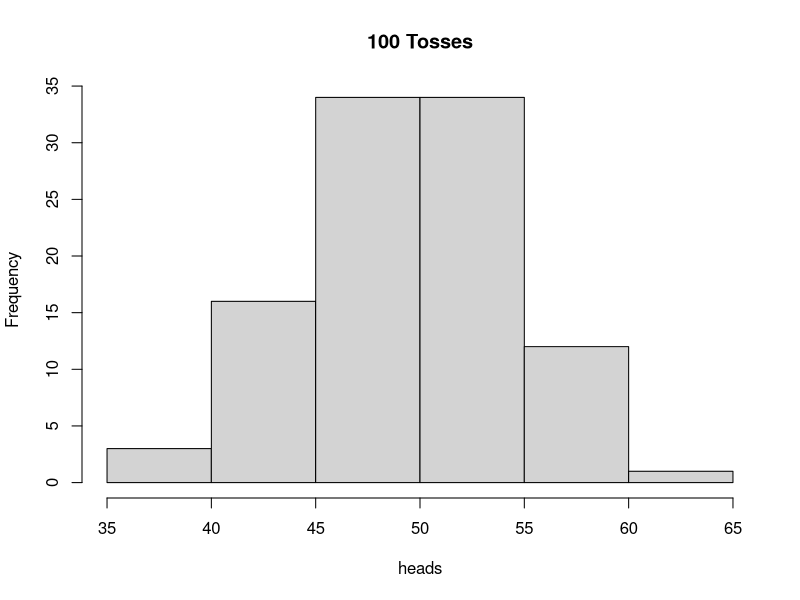
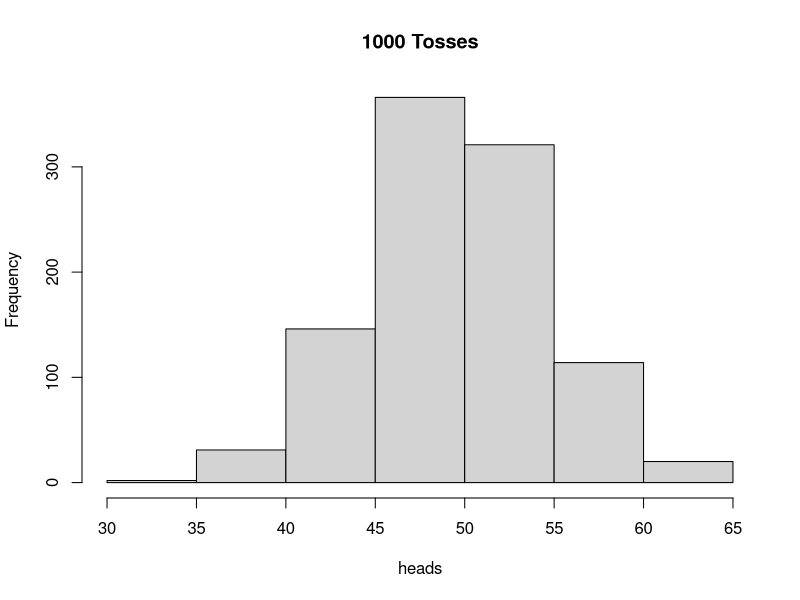
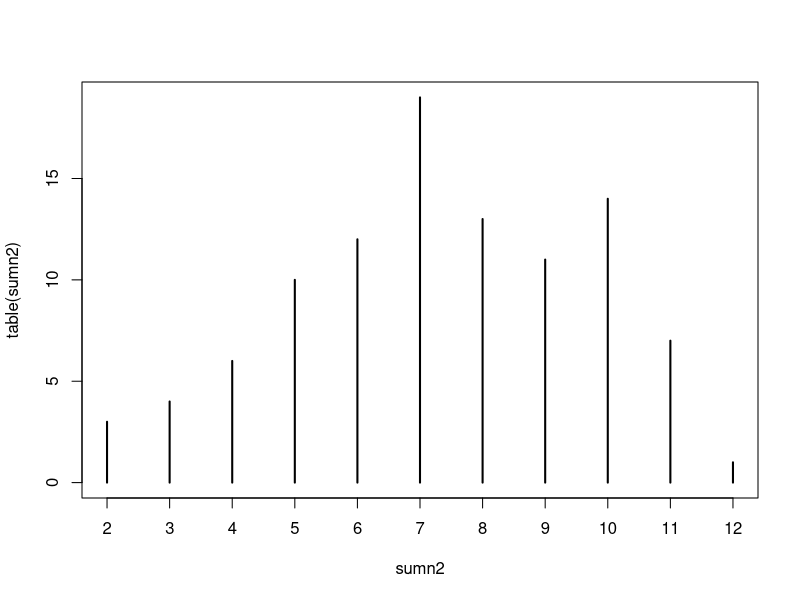
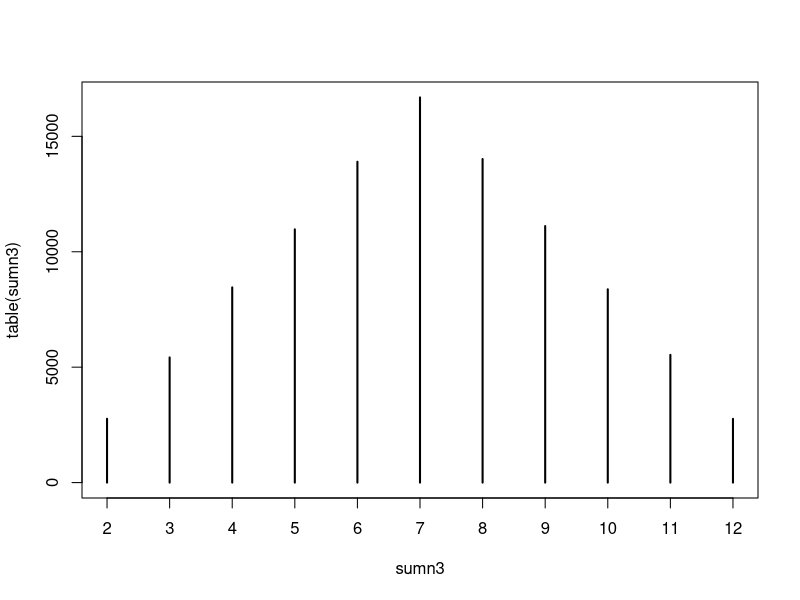

The R source for these figures, in order:
# Names: James Scruggs (Leader), Kyle, Paul, Brandon
# 2/27/18
# Group Project

#---------------(part 1)--------------
theta = 0.5
N=100
flips <- sample(c(0,1), size=100,replace=T,prob=c(1-theta,theta))
heads = (sum(flips))


#---------------(part 3)-------------
theta = 0.9
N=100
flips <- sample(c(0,1), size=100,replace=T,prob=c(1-theta,theta))
heads = (sum(flips))

#---------------(part 4)-------------
theta = 0.5
for(s in 1:100)
{
  set.seed = 10
  flips = sample(c(0,1), size=100,replace=T,prob=c(1-theta,theta))
  heads[s] = (sum(flips))
}
hist(heads,main="100 Tosses")

for(s in 1:1000)
{
  set.seed = 10
  flips = sample(c(0,1), size=100,replace=T,prob=c(1-theta,theta))
  heads[s] = (sum(flips))
}

hist(heads,main="1000 Tosses")

#-------------(part 5)---------------
sample.space = 1:6
theta=1/6
n<-sample(sample.space,size=100,replace=T,prob=c(theta,theta,theta,theta,theta,theta))
table(n)

n2<-replicate(2,sample(sample.space,size = 100,replace = TRUE,prob = c(theta,theta,theta,theta,theta,theta)))
sumn2<-apply(n2,1,sum)

#-------------(part 6)---------------
table(sumn2)
plot(table(sumn2))
n3<-replicate(2,sample(sample.space,size = 100000,replace = TRUE,prob = c(theta,theta,theta,theta,theta,theta)))
sumn3<-apply(n3,1,sum)

plot(table(sumn3))

#-----------(part 7)-----------------
birthday<-sample(1:365,size = 25,replace = TRUE, prob = rep(1/365,times=365))
table(birthday)

#-----------(part 8)-----------------
birthday<-sample(1:365,size = 25,replace = TRUE, prob = rep(1/365,times=365))
table(birthday)

#-----------(part 9)-----------------
birthday20<-replicate(20,sample(1:365,size = 25,replace = TRUE,prob = rep(1/365,times=365)))
apply(birthday20,2, table)
temp <- apply(birthday20,2,duplicated) # count number of repeats.
apply(temp,2,sum) 
sum(apply(temp,2,sum)==0)

#-----------(part 10)-----------------
birthday20<-replicate(20000,sample(1:365,size = 25,replace = TRUE,prob = rep(1/365,times=365)))
apply(birthday20,2, table)
temp <- apply(birthday20,2,duplicated) # count number of repeats.
apply(temp,2,sum) 
sum(apply(temp,2,sum)==0)
